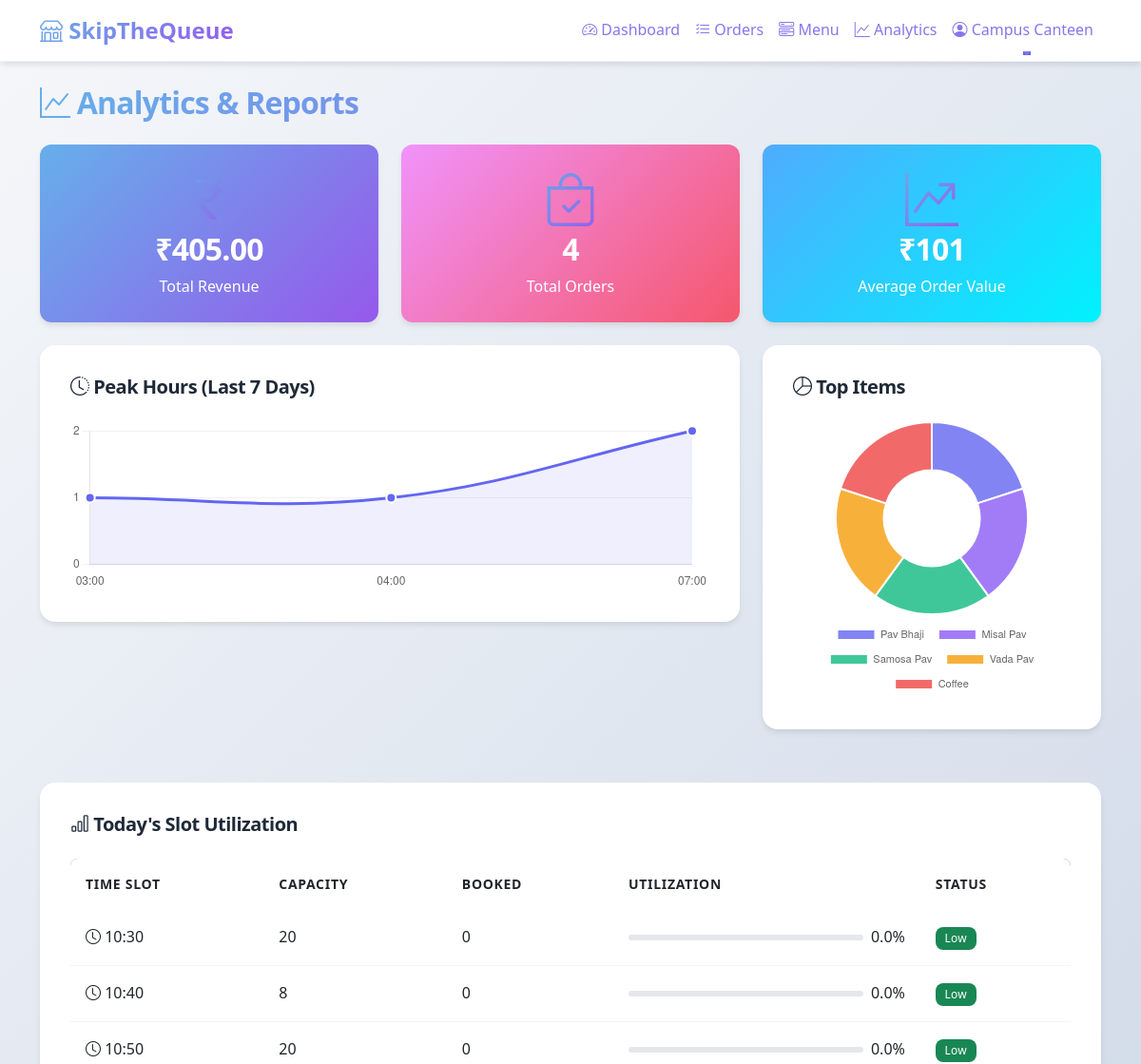
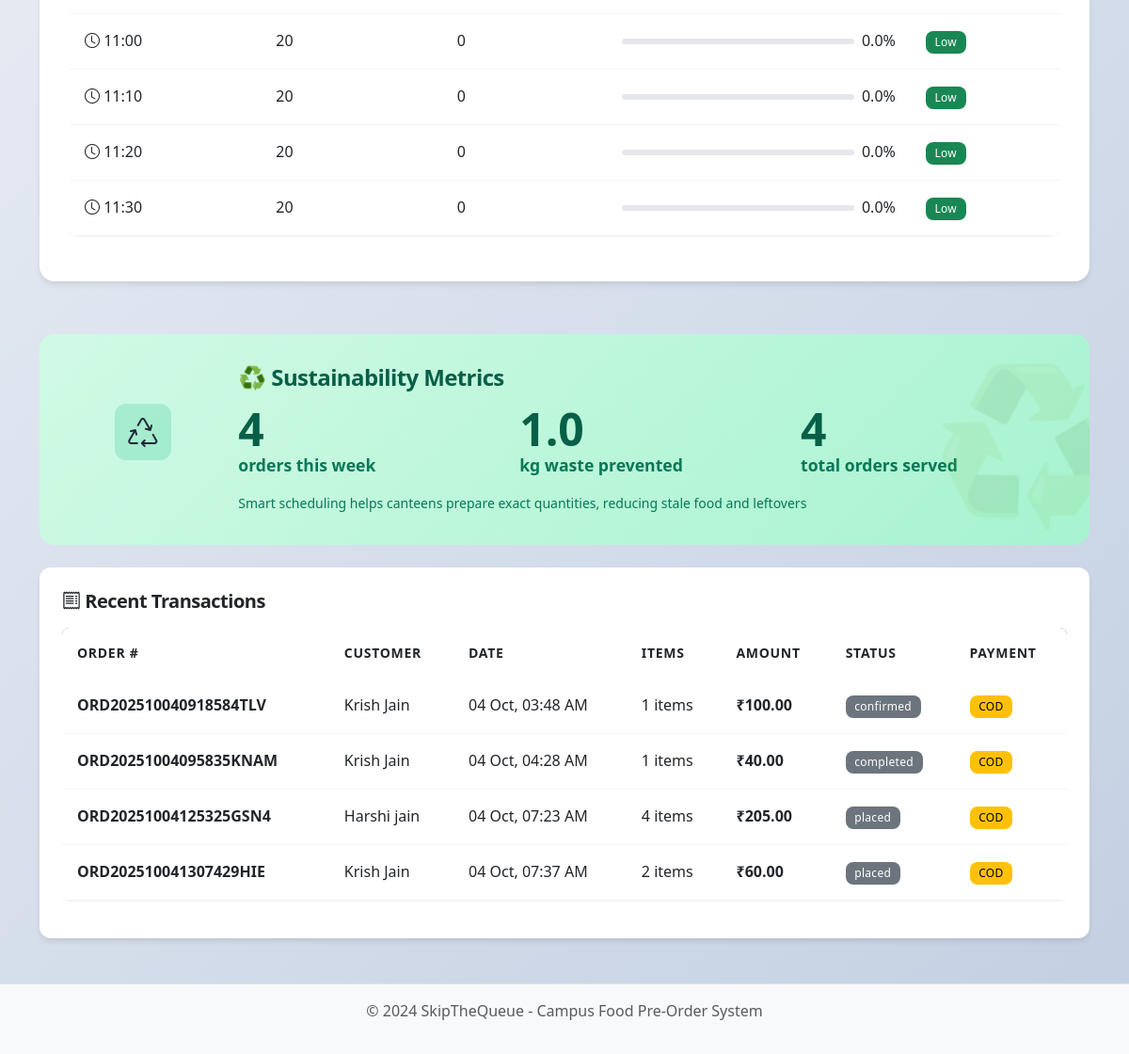
Page /vendor/analytics (signed in) on the earlier database version (2 pictures, top to bottom).
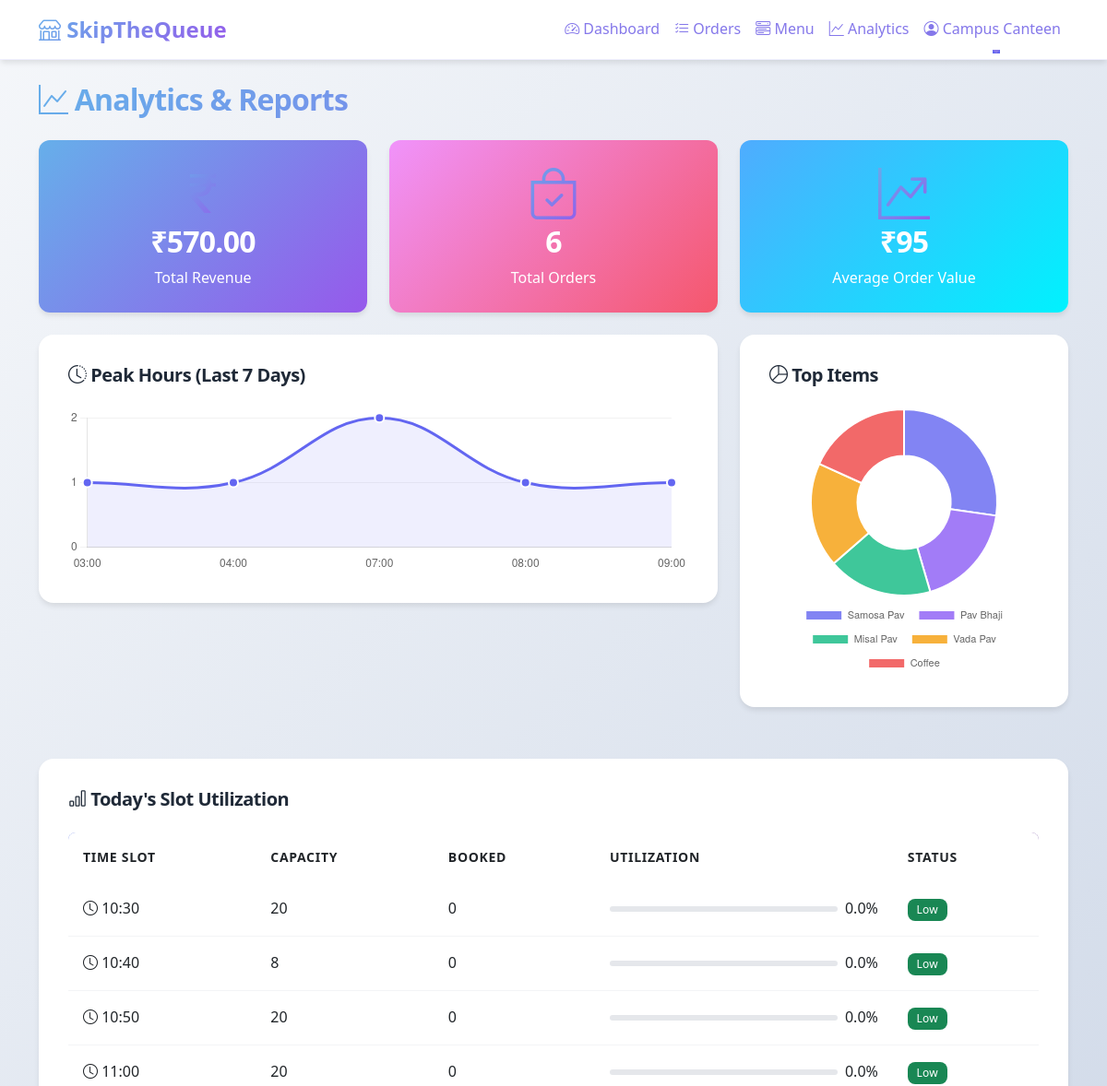
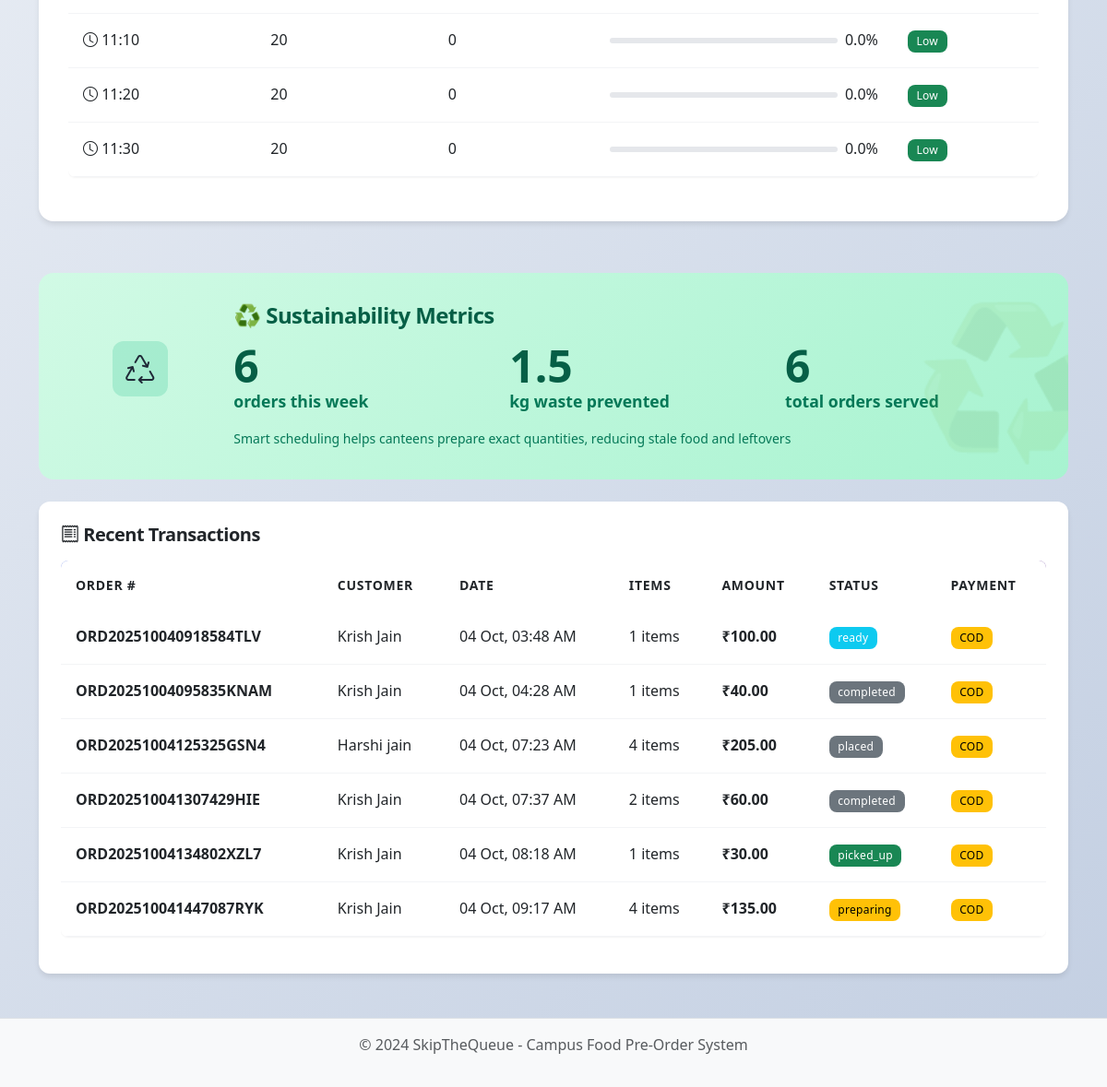
Same page on the later database version (2 pictures, top to bottom).
### models.py (models this page shows, shortened)
class Order(db.Model):
    id = db.Column(db.Integer, primary_key=True)
    order_number = db.Column(db.String(20), unique=True, nullable=False)
    student_id = db.Column(db.Integer, db.ForeignKey('user.id'), nullable=False)
    vendor_id = db.Column(db.Integer, db.ForeignKey('user.id'), nullable=False)
    total_amount = db.Column(db.Float, nullable=False)
    payment_method = db.Column(db.String(20), nullable=False)  # 'online' or 'cod'
    payment_status = db.Column(db.String(20), default='pending')  # 'pending', 'paid', 'failed'
    order_status = db.Column(db.String(30), default='placed')  # 'placed', 'confirmed', 'preparing', 'ready', 'picked_up', 'cancelled'
    pickup_time = db.Column(db.String(10), nullable=False)
    special_instructions = db.Column(db.Text)
    qr_code_path = db.Column(db.String(200))
    razorpay_order_id = db.Column(db.String(100))
    razorpay_payment_id = db.Column(db.String(100))
    created_at = db.Column(db.DateTime, default=datetime.utcnow)
    updated_at = db.Column(db.DateTime, default=datetime.utcnow, onupdate=datetime.utcnow)
    picked_up_at = db.Column(db.DateTime)
    order_items = db.relationship('OrderItem', backref='order', lazy=True, cascade='all, delete-orphan')

class User(UserMixin, db.Model):
    id = db.Column(db.Integer, primary_key=True)
    email = db.Column(db.String(120), unique=True, nullable=False)
    password_hash = db.Column(db.String(255), nullable=False)
    full_name = db.Column(db.String(100), nullable=False)
    phone = db.Column(db.String(15), nullable=False)
    role = db.Column(db.String(20), default='student')  # 'student' or 'vendor'
    slot_config = db.Column(db.Text)  # JSON for vendor slot management
    created_at = db.Column(db.DateTime, default=datetime.utcnow)
    orders = db.relationship('Order', backref='customer', lazy=True, foreign_keys='Order.student_id')
    vendor_orders = db.relationship('Order', backref='vendor_user', lazy=True, foreign_keys='Order.vendor_id')
    menu_items = db.relationship('MenuItem', backref='vendor', lazy=True)
    def get_slot_config(self):
        if self.slot_config:
            return json.loads(self.slot_config)
        return {}

### app.py (the view)
@app.route('/vendor/analytics')
@login_required
@role_required('vendor')
def vendor_analytics():
    today = datetime.now().date()
    week_ago = today - timedelta(days=7)
    orders = Order.query.filter_by(vendor_id=current_user.id).all()
    total_revenue = sum(o.total_amount for o in orders if o.payment_status in ['paid', 'cod'])
    peak_hours_data = get_peak_hours_weekly(current_user.id)
    slot_utilization_data = get_detailed_slot_utilization(current_user.id)
    waste_metrics = get_detailed_waste_metrics(current_user.id)
    popular_items = get_popular_items(current_user.id)
    return render_template('vendor/analytics.html',
                         orders=orders,
                         total_revenue=total_revenue,
                         peak_hours_data=peak_hours_data,
                         slot_utilization_data=slot_utilization_data,
                         waste_metrics=waste_metrics,
                         popular_items=popular_items)

### app.py (called while the page is built)
@login_manager.user_loader
def load_user(user_id):
    return User.query.get(int(user_id))

def role_required(role):
    def decorator(f):
        @wraps(f)
        def decorated_function(*args, **kwargs):
            if not current_user.is_authenticated or current_user.role != role:
                flash('Access denied. You do not have permission to view this page.', 'danger')
                return redirect(url_for('login'))
            return f(*args, **kwargs)
        return decorated_function
    return decorator

def get_peak_hours_weekly(vendor_id):
    week_ago = datetime.now() - timedelta(days=7)
    orders = db.session.query(
        func.strftime('%H', Order.created_at).label('hour'),
        func.count(Order.id).label('count')
    ).filter(
        Order.vendor_id == vendor_id,
        Order.created_at >= week_ago
    ).group_by('hour').all()
    return [{'hour': o.hour, 'count': o.count} for o in orders]

### templates/vendor/analytics.html (shortened to what the changed rows need)
{% extends "base.html" %}
{% block content %}
<div class="animate-fadeIn">
    <h2 class="mb-4 text-gradient"><i class="bi bi-graph-up"></i> Analytics & Reports</h2>
    <div class="row g-4 mb-4">
        <div class="col-md-4">
            <div class="card gradient-card-1">
                <div class="card-body text-center text-white">
                    <i class="bi bi-currency-rupee display-4 mb-3"></i>
                    <h2>₹{{ "%.2f"|format(total_revenue) }}</h2>
                    <p class="mb-0">Total Revenue</p>
                </div>
            </div>
        </div>
        <div class="col-md-4">
            <div class="card gradient-card-2">
                <div class="card-body text-center text-white">
                    <i class="bi bi-bag-check display-4 mb-3"></i>
                    <h2>{{ orders|length }}</h2>
                    <p class="mb-0">Total Orders</p>
                </div>
            </div>
        </div>
        <div class="col-md-4">
            <div class="card gradient-card-3">
                <div class="card-body text-center text-white">
                    <i class="bi bi-graph-up-arrow display-4 mb-3"></i>
                    <h2>₹{{ "%.0f"|format(total_revenue / orders|length) if orders|length > 0 else 0 }}</h2>
                    <p class="mb-0">Average Order Value</p>
                </div>
            </div>
        </div>
    </div>
    <div class="row mb-4">
        <div class="col-lg-8">
            <div class="chart-container">
                <h5 class="chart-title"><i class="bi bi-clock-history"></i> Peak Hours (Last 7 Days)</h5>
                <canvas id="peakHoursChart" height="80"></canvas>
            </div>
        </div>
        <div class="col-lg-4">
            <div class="chart-container">
                <h5 class="chart-title"><i class="bi bi-pie-chart"></i> Top Items</h5>
                <canvas id="topItemsChart" height="80"></canvas>
            </div>
        </div>
    </div>
    <div class="row mb-4">
        <div class="col-12">
            <div class="chart-container">
                <div class="table-responsive">
                    <table class="table table-hover">
                        <thead>
                            <tr>
                                <th>Time Slot</th>
                                <th>Capacity</th>
                                <th>Booked</th>
                                <th>Utilization</th>
                                <th>Status</th>
                            </tr>
                        </thead>
                        <tbody>
                            {% for slot in slot_utilization_data %}
                            <tr>
                                <td><i class="bi bi-clock"></i> {{ slot.time }}</td>
                                <td>{{ slot.capacity }}</td>
                                <td>{{ slot.booked }}</td>
                                <td>
                                    <div class="d-flex align-items-center gap-2">
                                        <div class="utilization-bar" style="width: 100px;">
                                        </div>
                                        <span>{{ slot.utilization }}%</span>
                                    </div>
                                </td>
                                <td>
                                    {% if slot.utilization > 80 %}
                                        <span class="badge bg-danger">High</span>
                                    {% elif slot.utilization > 50 %}
                                        <span class="badge bg-warning">Medium</span>
                                    {% else %}
                                        <span class="badge bg-success">Low</span>
                                    {% endif %}
                                </td>
                            </tr>
                            {% endfor %}
                        </tbody>
                    </table>
                </div>
            </div>
        </div>
    </div>
    <div class="row mb-4">
        <div class="col-12">
            <div class="sustainability-card">
                <div class="row align-items-center">
                    <div class="col-md-10">
                        <div class="row">
                            <div class="col-md-4">
                                <div class="impact-number">{{ waste_metrics.weekly_orders }}</div>
                                <div class="impact-label">orders this week</div>
                            </div>
                            <div class="col-md-4">
                                <div class="impact-number">{{ waste_metrics.weekly_kg_saved }}</div>
                                <div class="impact-label">kg waste prevented</div>
                            </div>
                            <div class="col-md-4">
                                <div class="impact-number">{{ orders|length }}</div>
                                <div class="impact-label">total orders served</div>
                            </div>
                        </div>
                    </div>
                </div>
            </div>
        </div>
    </div>
    <div class="row">
        <div class="col-12">
            <div class="card">
                <div class="card-body">
                    <div class="table-responsive">
                        <table class="table table-hover">
                            <thead>
                                <tr>
                                    <th>Order #</th>
                                    <th>Customer</th>
                                    <th>Date</th>
                                    <th>Items</th>
                                    <th>Amount</th>
                                    <th>Status</th>
                                    <th>Payment</th>
                                </tr>
                            </thead>
                            <tbody>
                                {% for order in orders[:20] %}
                                <tr>
                                    <td><strong>{{ order.order_number }}</strong></td>
                                    <td>{{ order.customer.full_name }}</td>
                                    <td>{{ order.created_at.strftime('%d %b, %I:%M %p') }}</td>
                                    <td>{{ order.order_items|length }} items</td>
                                    <td><strong>₹{{ "%.2f"|format(order.total_amount) }}</strong></td>
                                    <td>
                                        <span class="badge
                                            {% if order.order_status == 'picked_up' %}bg-success
                                            {% elif order.order_status == 'ready' %}bg-info
                                            {% elif order.order_status == 'preparing' %}bg-warning
                                            {% else %}bg-secondary{% endif %}">
                                            {{ order.order_status }}
                                        </span>
                                    </td>
                                    <td>
                                        <span class="badge
                                            {% if order.payment_status == 'paid' %}bg-success
                                            {% elif order.payment_status == 'cod' %}bg-warning
                                            {% else %}bg-secondary{% endif %}">
                                            {{ order.payment_method|upper }}
                                        </span>
                                    </td>
                                </tr>
                                {% endfor %}
                            </tbody>
                        </table>
                    </div>
                </div>
            </div>
        </div>
    </div>
</div>
{% endblock %}

Differences in the rows shown:
changed Order "ORD202510040918584TLV": order_status "confirmed" → "ready"
changed Order "ORD202510041307429HIE": order_status "placed" → "completed"
added Order: order_number "ORD20251004134802XZL7", customer.full_name "Krish Jain", created_at "04 Oct, 08:18 AM", order_items|length "1", total_amount "30.00", order_status "picked_up", payment_method "COD"
added Order: order_number "ORD202510041447087RYK", customer.full_name "Krish Jain", created_at "04 Oct, 09:17 AM", order_items|length "4", total_amount "135.00", order_status "preparing", payment_method "COD"
Other differences:
{{ "%.2f"|format(total_revenue) }}: "405.00" → "570.00"
{{ orders|length }}: "4" → "6"
chart data {{ peak_hours_data|tojson }}: [{"count": 1, "hour": "03"}, {"count": 1, "hour": "04"}, {"count": 2, "hour": "07"}] → [{"count": 1, "hour": "03"}, {"count": 1, "hour": "04"}, {"count": 2, "hour": "07"}, {"count": 1, "hour": "08"}, {"count": 1, "hour": "09"}]
{{ waste_metrics.weekly_orders }}: "4" → "6"
{{ waste_metrics.weekly_kg_saved }}: "1.0" → "1.5"
text no longer shown: "101"
text now shown: "95"
